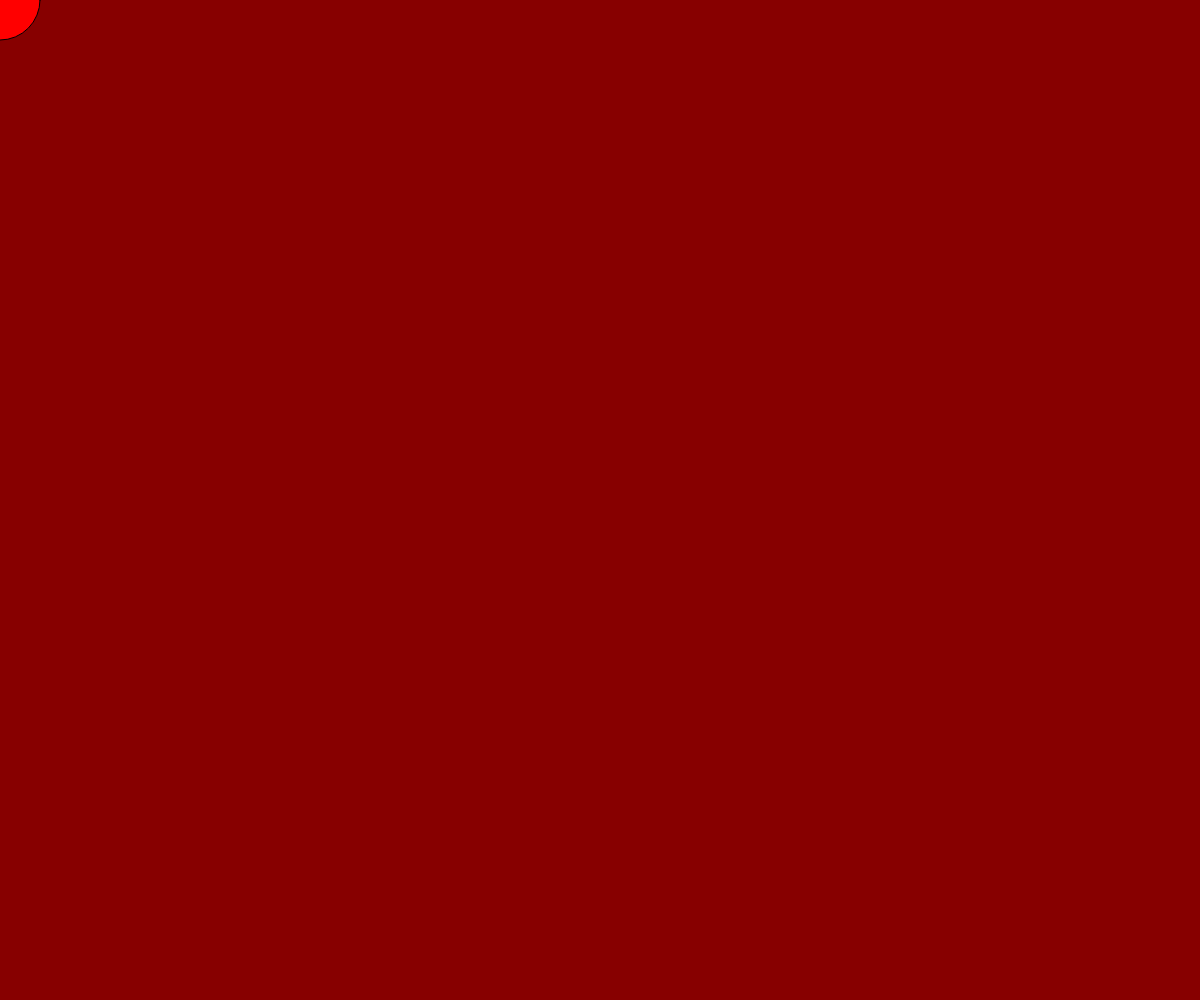
Frame 1 (no input)
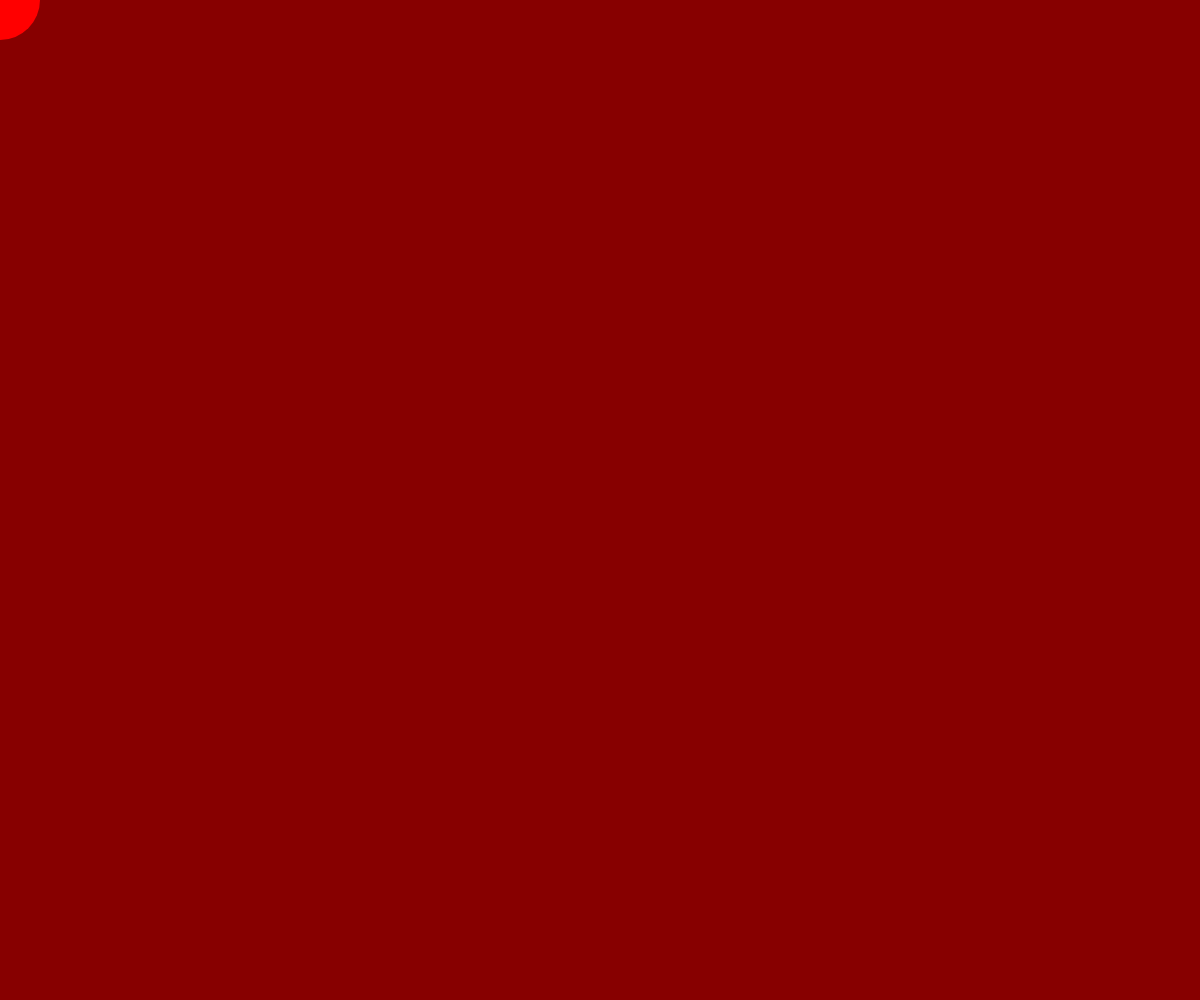
Frame 60 (no input)
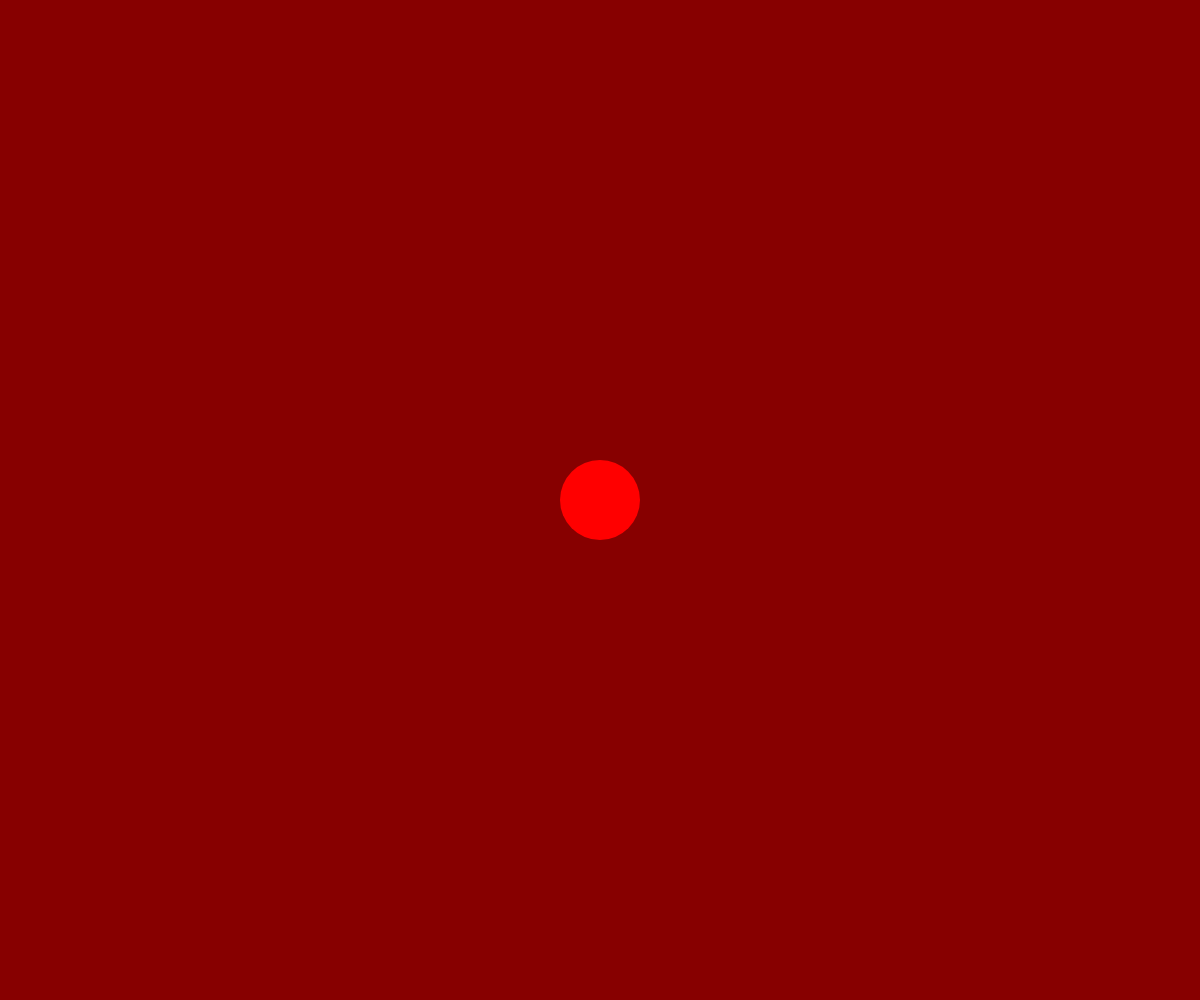
Frame 120 (the mouse pressed at the canvas centre since frame 60)

The p5.js sketch that drew these frames (run headless with seeded random() and noise() and a simulated clock; from frame 60 on, the mouse is pressed at the canvas centre):

// p5.js sketch
// ── sketch.js
// Project Title
// Your Name
// Date
//
// Extra for Experts:
// - describe what you did to take this project "above and beyond"


function setup(){
  createCanvas(windowWidth,windowHeight);
  x = width / 2;
  rectMode(CORNER);
}

function draw(){
  background(135,0,0);
  fill(255,0,0);
  circle(mouseX,mouseY,80);
  noStroke();
  rect()
}

function quad(){
  fill(135,206,235);
  quad(20, 20, 80, 20, 80, 80, 20, 80);
  noStroke();
  rect();
}
